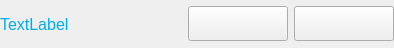
<?xml version="1.0" encoding="UTF-8"?>
<ui version="4.0">
 <class>ActParaItem_btn</class>
 <widget class="QWidget" name="ActParaItem_btn">
  <property name="geometry">
   <rect>
    <x>0</x>
    <y>0</y>
    <width>394</width>
    <height>48</height>
   </rect>
  </property>
  <property name="minimumSize">
   <size>
    <width>336</width>
    <height>38</height>
   </size>
  </property>
  <property name="maximumSize">
   <size>
    <width>16777215</width>
    <height>48</height>
   </size>
  </property>
  <property name="windowTitle">
   <string>Form</string>
  </property>
  <property name="styleSheet">
   <string notr="true"/>
  </property>
  <layout class="QHBoxLayout" name="horizontalLayout_2">
   <property name="spacing">
    <number>10</number>
   </property>
   <property name="leftMargin">
    <number>0</number>
   </property>
   <property name="topMargin">
    <number>0</number>
   </property>
   <property name="rightMargin">
    <number>0</number>
   </property>
   <property name="bottomMargin">
    <number>0</number>
   </property>
   <item>
    <widget class="QLabel" name="lblParaName">
     <property name="minimumSize">
      <size>
       <width>130</width>
       <height>30</height>
      </size>
     </property>
     <property name="maximumSize">
      <size>
       <width>16777215</width>
       <height>16777215</height>
      </size>
     </property>
     <property name="font">
      <font>
       <pointsize>12</pointsize>
      </font>
     </property>
     <property name="styleSheet">
      <string notr="true">color:#00ADE5;</string>
     </property>
     <property name="text">
      <string>TextLabel</string>
     </property>
    </widget>
   </item>
   <item>
    <layout class="QHBoxLayout" name="horizontalLayout">
     <property name="spacing">
      <number>6</number>
     </property>
     <item>
      <widget class="QPushButton" name="btnPara">
       <property name="minimumSize">
        <size>
         <width>100</width>
         <height>35</height>
        </size>
       </property>
       <property name="maximumSize">
        <size>
         <width>100</width>
         <height>16777215</height>
        </size>
       </property>
       <property name="font">
        <font>
         <pointsize>11</pointsize>
        </font>
       </property>
       <property name="focusPolicy">
        <enum>Qt::NoFocus</enum>
       </property>
       <property name="styleSheet">
        <string notr="true">/*background-color:#272A5E;
color: rgb(45, 214, 218);
border:1px solid #238dff;
border-radius:0px;font:13pt;*/
color: rgb(45, 214, 218);
border-image: url(:/image/border2.png);</string>
       </property>
       <property name="text">
        <string/>
       </property>
       <property name="iconSize">
        <size>
         <width>35</width>
         <height>35</height>
        </size>
       </property>
      </widget>
     </item>
     <item>
      <widget class="QPushButton" name="btnPara_2">
       <property name="minimumSize">
        <size>
         <width>100</width>
         <height>35</height>
        </size>
       </property>
       <property name="maximumSize">
        <size>
         <width>100</width>
         <height>16777215</height>
        </size>
       </property>
       <property name="font">
        <font>
         <pointsize>11</pointsize>
        </font>
       </property>
       <property name="focusPolicy">
        <enum>Qt::NoFocus</enum>
       </property>
       <property name="styleSheet">
        <string notr="true">/*background-color:#272A5E;
border:1px solid #238dff;
border-radius:0px;*/
color: rgb(45, 214, 218);
border-image: url(:/image/border2.png);</string>
       </property>
       <property name="text">
        <string/>
       </property>
       <property name="iconSize">
        <size>
         <width>35</width>
         <height>35</height>
        </size>
       </property>
      </widget>
     </item>
    </layout>
   </item>
  </layout>
 </widget>
 <resources/>
 <connections/>
</ui>
